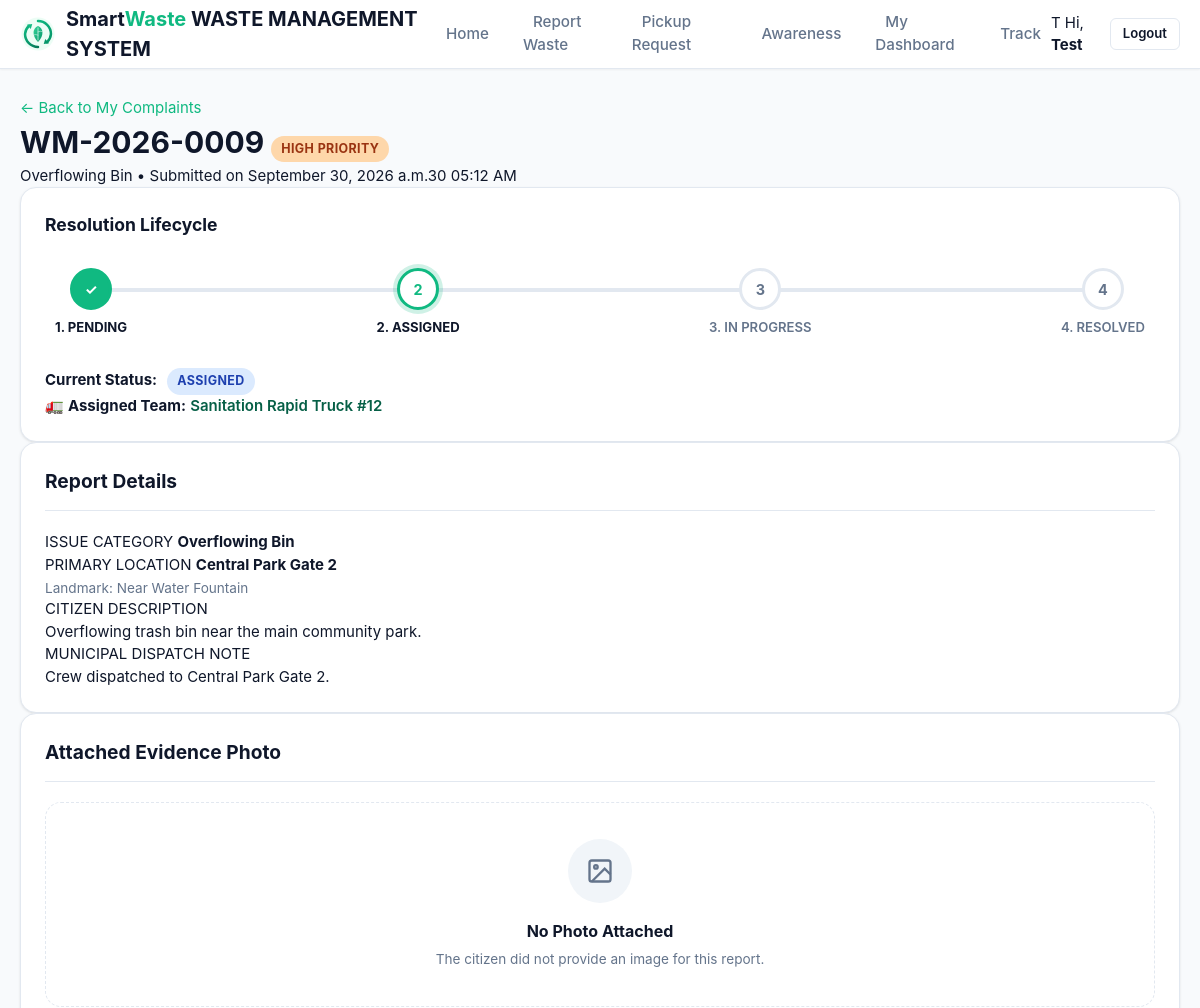
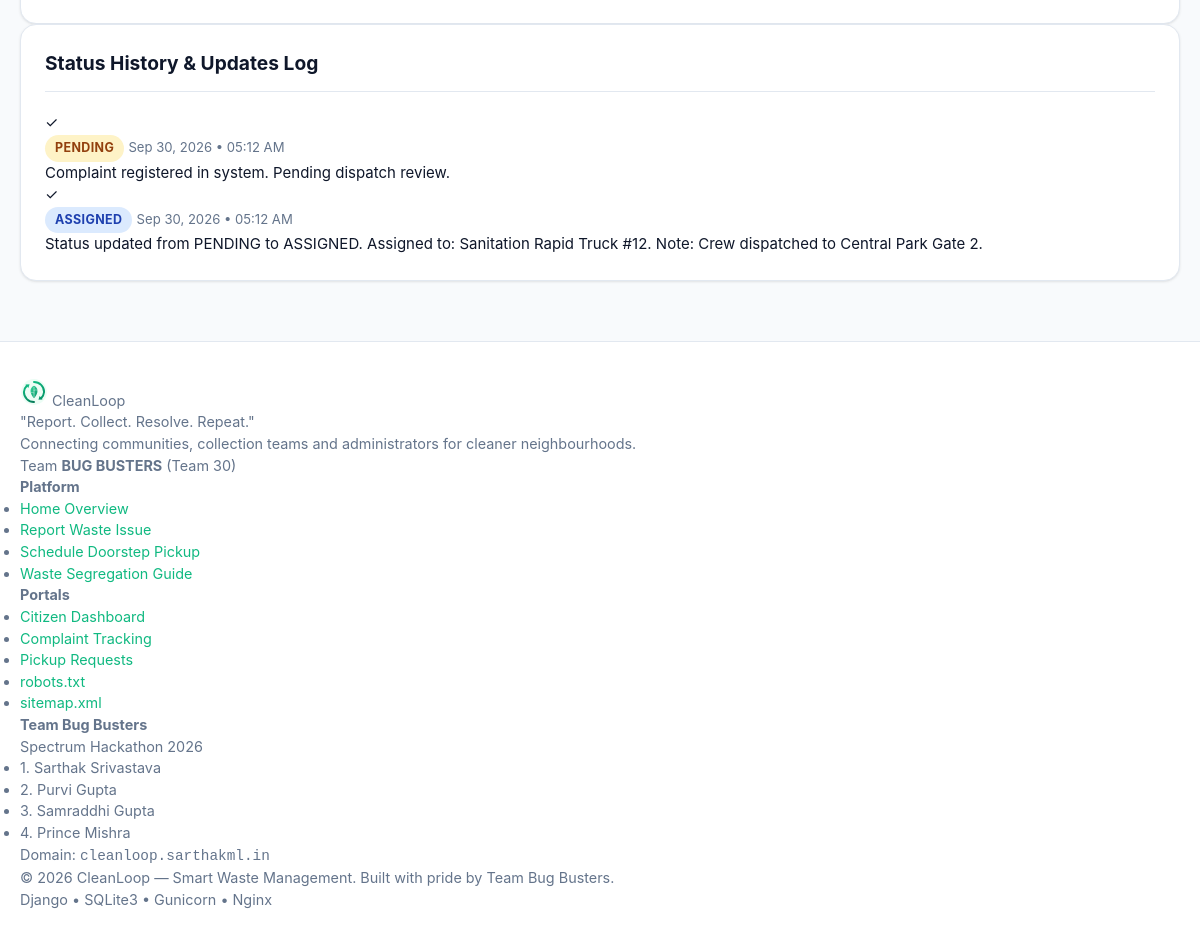
Page /complaint/WM-2026-0009/ (signed in) on the committed database (2 pictures, top to bottom).
### waste_management/models.py (models this page shows, shortened)
class Complaint(models.Model):
    ISSUE_CHOICES = [
        ('OVERFLOWING_BIN', 'Overflowing Bin'),
        ('GARBAGE_ON_ROAD', 'Garbage on Road'),
        ('ILLEGAL_DUMPING', 'Illegal Dumping'),
        ('MISSED_COLLECTION', 'Missed Collection'),
        ('IMPROPER_SEGREGATION', 'Improper Waste Segregation'),
        ('OTHER', 'Other Waste Issue'),
    ]
    PRIORITY_CHOICES = [
        ('LOW', 'Low'),
        ('MEDIUM', 'Medium'),
        ('HIGH', 'High'),
        ('CRITICAL', 'Critical'),
    ]
    STATUS_CHOICES = [
        ('PENDING', 'Pending'),
        ('ASSIGNED', 'Assigned'),
        ('IN_PROGRESS', 'In Progress'),
        ('RESOLVED', 'Resolved'),
    ]
    complaint_id = models.CharField(max_length=30, unique=True, editable=False, db_index=True)
    user = models.ForeignKey(User, on_delete=models.CASCADE, related_name='complaints')
    issue_type = models.CharField(max_length=40, choices=ISSUE_CHOICES)
    description = models.TextField(help_text="Detailed description of the issue")
    location = models.CharField(max_length=255, help_text="Location or area name, e.g., North Gate, Main Road")
    landmark = models.CharField(max_length=255, blank=True, help_text="Nearby landmark to assist sanitation crew")
    image = models.ImageField(upload_to='complaints/%Y/%m/', blank=True, null=True)
    priority = models.CharField(max_length=15, choices=PRIORITY_CHOICES, default='MEDIUM')
    status = models.CharField(max_length=20, choices=STATUS_CHOICES, default='PENDING')
    assigned_crew = models.CharField(max_length=120, blank=True, default='', help_text="Crew name or vehicle assigned")
    admin_notes = models.TextField(blank=True, default='', help_text="Notes from municipality dispatch team")
    created_at = models.DateTimeField(auto_now_add=True)
    updated_at = models.DateTimeField(auto_now=True)
    resolved_at = models.DateTimeField(blank=True, null=True)
    class Meta:
        ordering = ['-created_at']

class ComplaintUpdate(models.Model):
    complaint = models.ForeignKey(Complaint, on_delete=models.CASCADE, related_name='timeline_updates')
    status = models.CharField(max_length=20)
    note = models.TextField(blank=True)
    updated_by = models.ForeignKey(User, on_delete=models.SET_NULL, null=True, blank=True)
    created_at = models.DateTimeField(auto_now_add=True)
    class Meta:
        ordering = ['created_at']

### waste_management/views.py (the view)
# urls.py: path('complaint/<str:complaint_id>/', views.complaint_detail_view, name='complaint_detail'),
@login_required
def complaint_detail_view(request, complaint_id):
    if is_staff_or_admin(request.user):
        complaint = get_object_or_404(Complaint, complaint_id=complaint_id)
    else:
        complaint = get_object_or_404(Complaint, complaint_id=complaint_id, user=request.user)
    updates = complaint.timeline_updates.all()
    context = {
        'complaint': complaint,
        'updates': updates,
    }
    return render(request, 'waste_management/complaint_detail.html', context)

### waste_management/views.py (called while the page is built)
def is_staff_or_admin(user):
    if not user.is_authenticated:
        return False
    if user.is_staff or user.is_superuser:
        return True
    try:
        return user.profile.is_admin_staff
    except (UserProfile.DoesNotExist, AttributeError):
        return False

### templates/waste_management/complaint_detail.html (shortened to what this page needs)
{% extends 'base.html' %}
{% block content %}
<div class="detail-page-container">
  <div class="detail-header-bar">
    <a href="{% url 'complaint_tracking' %}" class="back-link">
      ← Back to My Complaints
    </a>
    <div class="detail-title-flex">
      <div>
        <h1 class="detail-id-heading">
          <span>{{ complaint.complaint_id }}</span>
          <span class="badge badge-priority-{{ complaint.priority|lower }}">{{ complaint.get_priority_display }} Priority</span>
        </h1>
        <p class="detail-sub-meta">
          {{ complaint.get_issue_type_display }} • Submitted on {{ complaint.created_at|date:"F d, Y at h:i A" }}
        </p>
      </div>
    </div>
  </div>
  <div class="card timeline-card">
    <h3 class="timeline-title">
      Resolution Lifecycle
    </h3>
    <div class="timeline-workflow">
      <div class="timeline-step {% if complaint.status == 'PENDING' %}current{% else %}completed{% endif %}">
        <div class="timeline-circle">
          {% if complaint.status == 'PENDING' %}1{% else %}✓{% endif %}
        </div>
        <div class="timeline-label">1. PENDING</div>
      </div>
      <div class="timeline-step {% if complaint.status == 'ASSIGNED' %}current{% elif complaint.status == 'IN_PROGRESS' or complaint.status == 'RESOLVED' %}completed{% endif %}">
        <div class="timeline-circle">
          {% if complaint.status == 'IN_PROGRESS' or complaint.status == 'RESOLVED' %}✓{% else %}2{% endif %}
        </div>
        <div class="timeline-label">2. ASSIGNED</div>
      </div>
      <div class="timeline-step {% if complaint.status == 'IN_PROGRESS' %}current{% elif complaint.status == 'RESOLVED' %}completed{% endif %}">
        <div class="timeline-circle">
          {% if complaint.status == 'RESOLVED' %}✓{% else %}3{% endif %}
        </div>
        <div class="timeline-label">3. IN PROGRESS</div>
      </div>
      <div class="timeline-step {% if complaint.status == 'RESOLVED' %}completed current{% endif %}">
        <div class="timeline-circle">
          {% if complaint.status == 'RESOLVED' %}✓{% else %}4{% endif %}
        </div>
        <div class="timeline-label">4. RESOLVED</div>
      </div>
    </div>
    <div class="status-summary-bar">
      <div>
        <strong>Current Status:</strong>
        <span class="badge badge-{{ complaint.status|lower }}" style="margin-left: 6px;">{{ complaint.get_status_display }}</span>
      </div>
      {% if complaint.assigned_crew %}
        <div>
          🚛 <strong>Assigned Team:</strong> <span style="color: var(--primary-dark); font-weight: 600;">{{ complaint.assigned_crew }}</span>
        </div>
      {% endif %}
    </div>
  </div>
  <div class="details-photo-grid">
    <div class="card">
      <div class="card-header">
        <h3 class="card-title">Report Details</h3>
      </div>
      <div class="details-body-stack">
        <div>
          <span class="detail-label">ISSUE CATEGORY</span>
          <strong class="detail-strong">{{ complaint.get_issue_type_display }}</strong>
        </div>
        <div>
          <span class="detail-label">PRIMARY LOCATION</span>
          <strong>{{ complaint.location }}</strong>
          {% if complaint.landmark %}
            <div style="color: var(--text-muted); font-size: 0.85rem; margin-top: 2px;">
              Landmark: {{ complaint.landmark }}
            </div>
          {% endif %}
        </div>
        <div>
          <span class="detail-label">CITIZEN DESCRIPTION</span>
          <p class="detail-paragraph">
            {{ complaint.description }}
          </p>
        </div>
        {% if complaint.admin_notes %}
          <div class="admin-dispatch-box">
            <span class="admin-dispatch-label">MUNICIPAL DISPATCH NOTE</span>
            <p class="admin-dispatch-text">
              {{ complaint.admin_notes }}
            </p>
          </div>
        {% endif %}
      </div>
    </div>
    <div class="card">
      <div class="card-header">
        <h3 class="card-title">Attached Evidence Photo</h3>
      </div>
      {% if complaint.image %}
        <div style="text-align: center; padding: 16px;">
          <img
            src="{{ complaint.image.url }}"
            alt="Complaint site evidence photo"
            class="evidence-img"
          >
          <div style="margin-top: 8px; font-size: 0.82rem; color: var(--text-muted);">
            Uploaded during complaint submission
          </div>
        </div>
      {% else %}
        <div class="empty-state" style="padding: 36px 16px;">
          <div class="empty-state-icon" style="background: var(--bg-alt); color: var(--text-muted);">
            <svg width="28" height="28" viewBox="0 0 24 24" fill="none" stroke="currentColor" stroke-width="2"><rect x="3" y="3" width="18" height="18" rx="2" ry="2"></rect><circle cx="8.5" cy="8.5" r="1.5"></circle><polyline points="21 15 16 10 5 21"></polyline></svg>
          </div>
          <h3 style="font-size: 1rem;">No Photo Attached</h3>
          <p style="font-size: 0.85rem; margin-bottom: 0;">The citizen did not provide an image for this report.</p>
        </div>
      {% endif %}
    </div>
  </div>
  <div class="card">
    <div class="card-header">
      <h3 class="card-title">Status History & Updates Log</h3>
    </div>
    {% if updates %}
      <div class="timeline-log-stack">
        {% for update in updates %}
          <div class="timeline-log-item">
            <div class="timeline-log-dot">
              ✓
            </div>
            <div style="flex: 1;">
              <div class="timeline-log-header">
                <span class="badge badge-{{ update.status|lower }}">{{ update.status }}</span>
                <span style="font-size: 0.82rem; color: var(--text-muted);">{{ update.created_at|date:"M d, Y • h:i A" }}</span>
              </div>
              <p class="timeline-log-note">
                {{ update.note|default:"Status updated." }}
              </p>
            </div>
          </div>
        {% endfor %}
      </div>
    {% else %}
      <p style="color: var(--text-muted); font-size: 0.9rem; padding: 20px;">No updates logged yet.</p>
    {% endif %}
  </div>
</div>
{% endblock %}

### templates/base.html (shortened to what this page needs)
{% load static %}
<!DOCTYPE html>
<html lang="en">
<head>
  <link rel="stylesheet" href="{% static 'css/style.css' %}">
</head>
<body>
  <header class="navbar" role="banner">
    <div class="container nav-container">
      <a href="{% url 'landing' %}" class="brand-logo" aria-label="SmartWaste Home">
        <img src="{% static 'images/cleanloop-mark.svg' %}" alt="SmartWaste Mark" width="36" height="36" class="brand-mark-img">
        <div class="brand-text">
          <span class="brand-name">Smart<span class="highlight">Waste</span></span>
          <span class="brand-sub">WASTE MANAGEMENT SYSTEM</span>
        </div>
      </a>
      <nav aria-label="Primary Navigation">
        <ul class="nav-menu" id="navMenu">
          <li><a href="{% url 'landing' %}" class="nav-link {% if request.resolver_match.url_name == 'landing' %}active{% endif %}">Home</a></li>
          <li><a href="{% url 'report_waste' %}" class="nav-link {% if request.resolver_match.url_name == 'report_waste' %}active{% endif %}">Report Waste</a></li>
          <li><a href="{% url 'pickup_request' %}" class="nav-link {% if request.resolver_match.url_name == 'pickup_request' %}active{% endif %}">Pickup Request</a></li>
          <li><a href="{% url 'awareness' %}" class="nav-link {% if request.resolver_match.url_name == 'awareness' %}active{% endif %}">Awareness</a></li>
          {% if user.is_authenticated %}
            <li><a href="{% url 'citizen_dashboard' %}" class="nav-link {% if request.resolver_match.url_name == 'citizen_dashboard' %}active{% endif %}">My Dashboard</a></li>
            <li><a href="{% url 'complaint_tracking' %}" class="nav-link {% if request.resolver_match.url_name == 'complaint_tracking' %}active{% endif %}">Track</a></li>
          {% endif %}
        </ul>
      </nav>
      <div class="nav-actions">
        {% if user.is_authenticated %}
          <div class="user-greeting">
            <span class="user-avatar-circle" aria-hidden="true">{{ user.first_name|default:user.username|make_list|first|upper }}</span>
            <span class="user-name-text">Hi, <strong>{{ user.first_name|default:user.username }}</strong></span>
          </div>
          <a href="{% url 'logout' %}" class="btn btn-outline btn-sm">Logout</a>
        {% else %}
          <a href="{% url 'login' %}" class="btn btn-outline btn-sm">Login</a>
          <a href="{% url 'register' %}" class="btn btn-primary btn-sm">Register</a>
        {% endif %}
      </div>
    </div>
  </header>
  <main class="main-content" id="main-content">
    <div class="container">
      {% block content %}
      {% endblock %}
    </div>
  </main>
  <footer class="footer" role="contentinfo">
    <div class="container footer-grid">
      <div class="footer-brand-col">
        <div class="footer-brand">
          <img src="{% static 'images/cleanloop-mark.svg' %}" alt="CleanLoop Mark" width="28" height="28">
          <span class="footer-brand-name">Clean<span class="highlight">Loop</span></span>
        </div>
        <p class="footer-tagline">"Report. Collect. Resolve. Repeat."</p>
        <p class="footer-subline">Connecting communities, collection teams and administrators for cleaner neighbourhoods.</p>
        <div class="footer-badge">
           Team <strong>BUG BUSTERS</strong> (Team 30)
        </div>
      </div>
      <div class="footer-nav-col">
        <h4>Platform</h4>
        <ul>
          <li><a href="{% url 'landing' %}">Home Overview</a></li>
          <li><a href="{% url 'report_waste' %}">Report Waste Issue</a></li>
          <li><a href="{% url 'pickup_request' %}">Schedule Doorstep Pickup</a></li>
          <li><a href="{% url 'awareness' %}">Waste Segregation Guide</a></li>
        </ul>
      </div>
      <div class="footer-nav-col">
        <h4>Portals</h4>
        <ul>
          {% if user.is_authenticated %}
            <li><a href="{% url 'citizen_dashboard' %}">Citizen Dashboard</a></li>
            <li><a href="{% url 'complaint_tracking' %}">Complaint Tracking</a></li>
            <li><a href="{% url 'pickup_list' %}">Pickup Requests</a></li>
          {% else %}
            <li><a href="{% url 'login' %}">Citizen & Staff Login</a></li>
            <li><a href="{% url 'register' %}">Create Citizen Account</a></li>
          {% endif %}
          <li><a href="/robots.txt">robots.txt</a></li>
          <li><a href="/sitemap.xml">sitemap.xml</a></li>
        </ul>
      </div>
      <div class="footer-team-col">
        <h4>Team Bug Busters</h4>
        <p class="team-subtext">Spectrum Hackathon 2026</p>
        <ul class="team-list">
          <li>1. Sarthak Srivastava</li>
          <li>2. Purvi Gupta</li>
          <li>3. Samraddhi Gupta</li>
          <li>4. Prince Mishra</li>
        </ul>
        <p class="production-domain">Domain: <code>cleanloop.sarthakml.in</code></p>
      </div>
    </div>
    <div class="container footer-bottom">
      <p>© 2026 CleanLoop — Smart Waste Management. Built with pride by Team Bug Busters.</p>
      <div class="footer-tech-stack">
        <span>Django</span> • <span>SQLite3</span> • <span>Gunicorn</span> • <span>Nginx</span>
      </div>
    </div>
  </footer>
</body>
</html>

### rows in the picture
Complaint: complaint_id "WM-2026-0009", priority "HIGH", issue_type "Overflowing Bin", created_at "September 30, 2026 a.m.30 05:12 AM", status "ASSIGNED", assigned_crew "Sanitation Rapid Truck #12", location "Central Park Gate 2", landmark "Near Water Fountain", description "Overflowing trash bin near the main community park.", admin_notes "Crew dispatched to Central Park Gate 2."
ComplaintUpdate: status "PENDING", created_at "Sep 30, 2026 • 05:12 AM", note "Complaint registered in system. Pending dispatch review."
ComplaintUpdate: status "ASSIGNED", created_at "Sep 30, 2026 • 05:12 AM", note "Status updated from PENDING to ASSIGNED. Assigned to: Sanitation Rapid Truck #12. Note: Crew dispatched to Central Park Gate 2."

### other values in the picture
{{ user.first_name|default:user.username|make_list|first|upper }} "T"
{{ user.first_name|default:user.username }} "Test"
